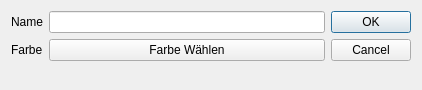
<?xml version="1.0" encoding="UTF-8"?>
<ui version="4.0">
 <class>NeuerKursEingabe</class>
 <widget class="QDialog" name="NeuerKursEingabe">
  <property name="geometry">
   <rect>
    <x>0</x>
    <y>0</y>
    <width>422</width>
    <height>90</height>
   </rect>
  </property>
  <property name="windowTitle">
   <string>Neuer Kurs</string>
  </property>
  <layout class="QHBoxLayout" name="horizontalLayout">
   <item>
    <layout class="QFormLayout" name="formLayout">
     <item row="0" column="0">
      <widget class="QLabel" name="label">
       <property name="text">
        <string>Name</string>
       </property>
      </widget>
     </item>
     <item row="0" column="1">
      <widget class="QLineEdit" name="lineEdit"/>
     </item>
     <item row="1" column="0">
      <widget class="QLabel" name="label_2">
       <property name="text">
        <string>Farbe</string>
       </property>
      </widget>
     </item>
     <item row="1" column="1">
      <widget class="QPushButton" name="pushButton">
       <property name="text">
        <string>Farbe Wählen</string>
       </property>
      </widget>
     </item>
    </layout>
   </item>
   <item>
    <widget class="QDialogButtonBox" name="buttonBox">
     <property name="orientation">
      <enum>Qt::Vertical</enum>
     </property>
     <property name="standardButtons">
      <set>QDialogButtonBox::Cancel|QDialogButtonBox::Ok</set>
     </property>
    </widget>
   </item>
  </layout>
 </widget>
 <resources/>
 <connections>
  <connection>
   <sender>buttonBox</sender>
   <signal>accepted()</signal>
   <receiver>NeuerKursEingabe</receiver>
   <slot>accept()</slot>
   <hints>
    <hint type="sourcelabel">
     <x>248</x>
     <y>254</y>
    </hint>
    <hint type="destinationlabel">
     <x>157</x>
     <y>274</y>
    </hint>
   </hints>
  </connection>
  <connection>
   <sender>buttonBox</sender>
   <signal>rejected()</signal>
   <receiver>NeuerKursEingabe</receiver>
   <slot>reject()</slot>
   <hints>
    <hint type="sourcelabel">
     <x>316</x>
     <y>260</y>
    </hint>
    <hint type="destinationlabel">
     <x>286</x>
     <y>274</y>
    </hint>
   </hints>
  </connection>
 </connections>
</ui>
